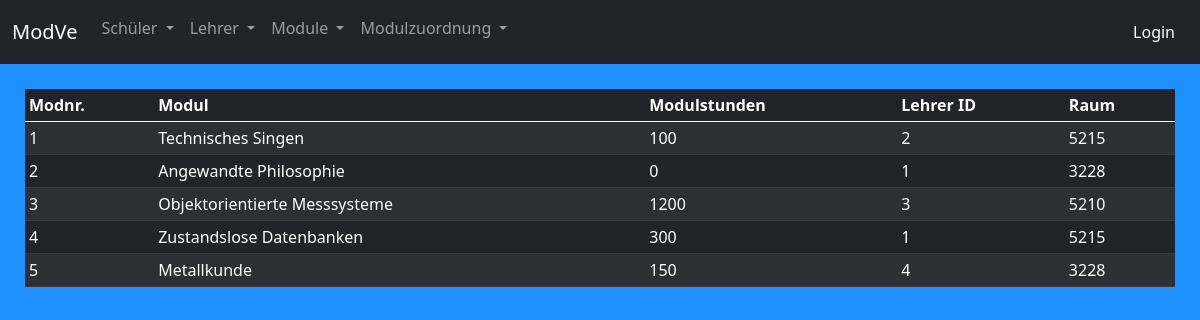
Screenshot of /modAnz.php with the database file from the repository.
### tables this page shows
CREATE TABLE `module` (
  `Modnr` int(11) NOT NULL AUTO_INCREMENT,
  `Modu` varchar(100) NOT NULL,
  `Mstd` int(11) DEFAULT NULL,
  `Lid` int(11) NOT NULL,
  `Rnr` int(11) DEFAULT NULL,
  PRIMARY KEY (`Modnr`)
);

### html/modAnz.php (the view, shortened to what this page needs)
<!DOCTYPE html>
<html lang="en">
<head>
</head>
<body style="background-color:#1E90FF">
    <?php
    require_once "../mysql.inc.php";
    $stmt = $pdo->prepare('SELECT * FROM module');
    $stmt->execute();
    ?>
    <div style="margin: 25px; ">
        <table class="table table-striped table-dark table-hover table-sm rounded">
            <thead>
                <tr>
                    <th>Modnr.</th>
                    <th>Modul</th>
                    <th>Modulstunden</th>
                    <th>Lehrer ID</th>
                    <th>Raum</th>
                </tr>
            </thead>
            <tbody>
                <?php
                foreach ($stmt as $result) {
                    echo "<tr>
                        <td>" . $result['Modnr'] . "</td>
                        <td>" . $result['Modu'] . "</td>
                        <td>" . $result['Mstd'] . "</td>
                        <td>" . $result['Lid'] . "</td>
                        <td>" . $result['Rnr'] . "</td>
                        </tr>";
                }
                ?>
            </tbody>
        </table>
    </div>
</body>
</html>

### rows the page displays
module: Modnr "1", Modu "Technisches Singen", Mstd "100", Lid "2", Rnr "5215"
module: Modnr "2", Modu "Angewandte Philosophie", Mstd "0", Lid "1", Rnr "3228"
module: Modnr "3", Modu "Objektorientierte Messsysteme", Mstd "1200", Lid "3", Rnr "5210"
module: Modnr "4", Modu "Zustandslose Datenbanken", Mstd "300", Lid "1", Rnr "5215"
module: Modnr "5", Modu "Metallkunde", Mstd "150", Lid "4", Rnr "3228"
